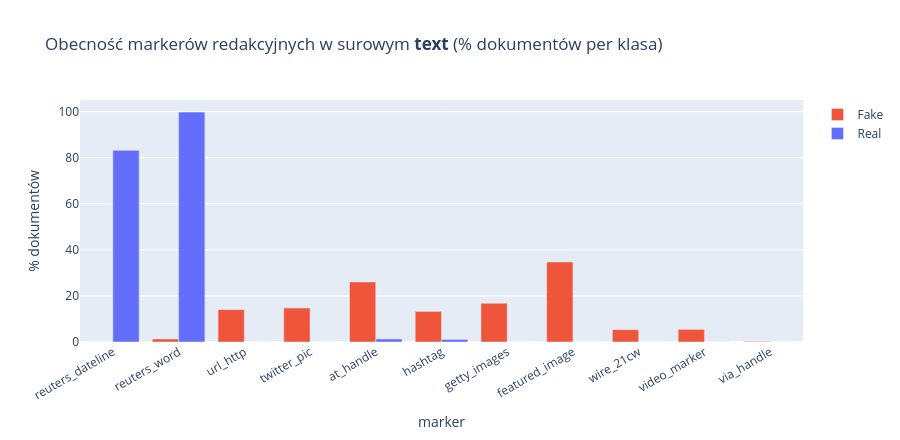

The notebook cell saved with this chart:
### Code cell
plot_df = (presence[['Fake', 'Real']]
           .reset_index()
           .melt(id_vars='index', var_name='Klasa', value_name='% dokumentów'))
fig = px.bar(plot_df, x='index', y='% dokumentów', color='Klasa', barmode='group',
             color_discrete_map=LABEL_COLORS,
             title='Obecność markerów redakcyjnych w surowym <b>text</b> (% dokumentów per klasa)')
fig.update_layout(xaxis_title='marker', yaxis_title='% dokumentów',
                  xaxis_tickangle=-30, height=440, legend_title='')
fig.show()

### Figure 1 — Plotly figure (JSON) as saved in the notebook; plotly's stock layout.template omitted (floating-point values rounded to 4 significant figures)
{"data": [{"alignmentgroup": "True", "hovertemplate": "Klasa=Fake<br>index=%{x}<br>% dokumentów=%{y}<extra></extra>", "legendgroup": "Fake", "marker": {"color": "#EF553B", "pattern": {"shape": ""}}, "name": "Fake", "offsetgroup": "Fake", "orientation": "v", "showlegend": true, "textposition": "auto", "type": "bar", "x": ["reuters_dateline", "reuters_word", "url_http", "twitter_pic", "at_handle", "hashtag", "getty_images", "featured_image", "wire_21cw", "video_marker", "via_handle"], "xaxis": "x", "y": [0.0, 1.31, 14.05, 14.79, 26.06, 13.28, 16.82, 34.76, 5.34, 5.49, 0.25], "yaxis": "y"}, {"alignmentgroup": "True", "hovertemplate": "Klasa=Real<br>index=%{x}<br>% dokumentów=%{y}<extra></extra>", "legendgroup": "Real", "marker": {"color": "#636EFA", "pattern": {"shape": ""}}, "name": "Real", "offsetgroup": "Real", "orientation": "v", "showlegend": true, "textposition": "auto", "type": "bar", "x": ["reuters_dateline", "reuters_word", "url_http", "twitter_pic", "at_handle", "hashtag", "getty_images", "featured_image", "wire_21cw", "video_marker", "via_handle"], "xaxis": "x", "y": [83.21, 99.82, 0.0, 0.0, 1.31, 1.11, 0.0, 0.0, 0.0, 0.02, 0.0], "yaxis": "y"}], "layout": {"barmode": "group", "height": 440, "legend": {"title": {"text": ""}, "tracegroupgap": 0}, "title": {"text": "Obecność markerów redakcyjnych w surowym <b>text</b> (% dokumentów per klasa)"}, "xaxis": {"anchor": "y", "domain": [0.0, 1.0], "tickangle": -30, "title": {"text": "marker"}}, "yaxis": {"anchor": "x", "domain": [0.0, 1.0], "title": {"text": "% dokumentów"}}}}
